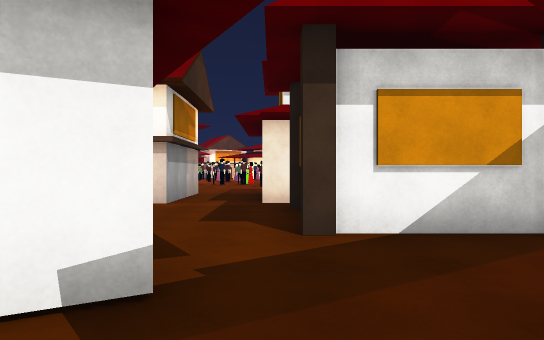
View 1 (above)

24 first-person views from a walk through a Unity game level. The camera is 1.5 m above the floor, looks level and sees 70° across. The floor is counted in squares, 2 m on a side. Each view is taken from the middle of a square. On the plan, view 1 faces up. The plan holds only what a view shows up to about 12 squares ahead; the rest is blank. The place goes on beyond the plan. The player character is not drawn. Surface patterns are stand-ins for the level's own textures.

View 2
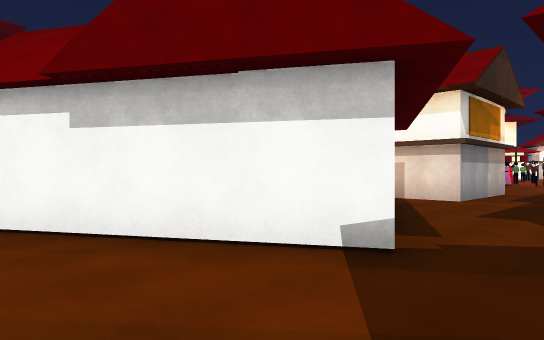

View 3
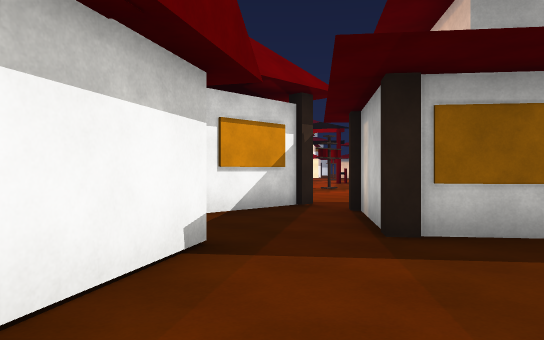

View 4
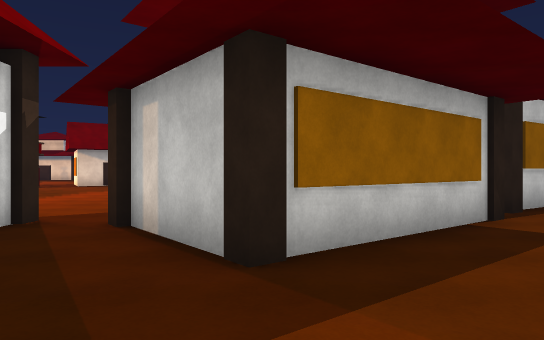

View 5
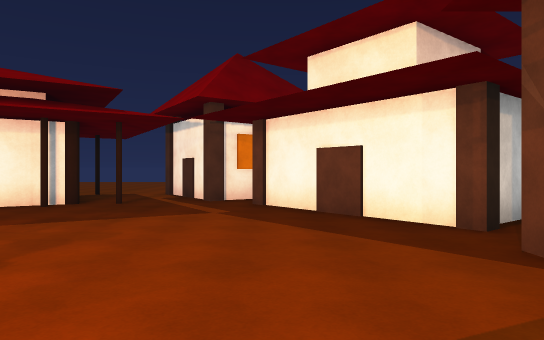

View 6
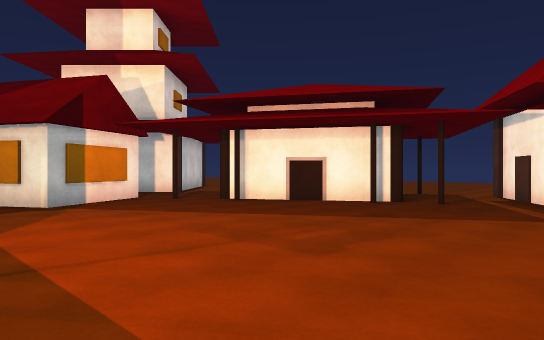

View 7
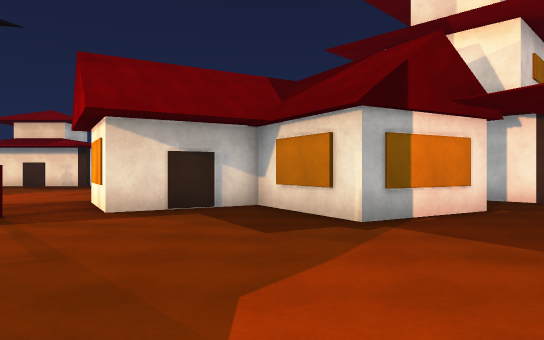

View 8
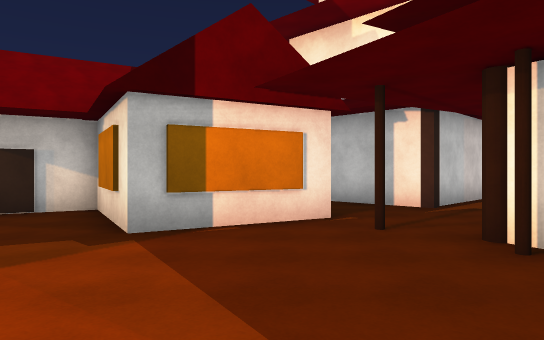

View 9
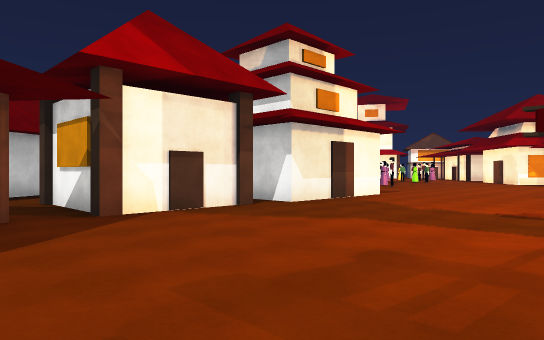

View 10
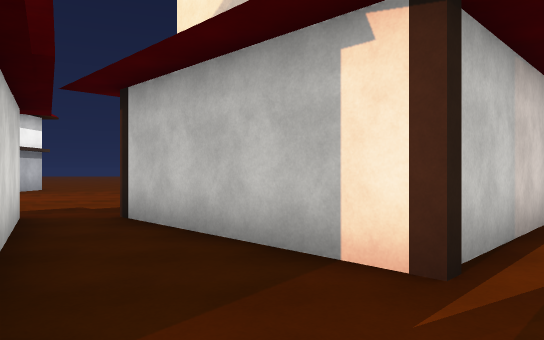

View 11
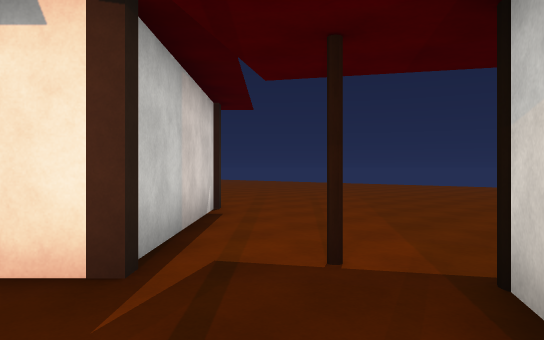

View 12
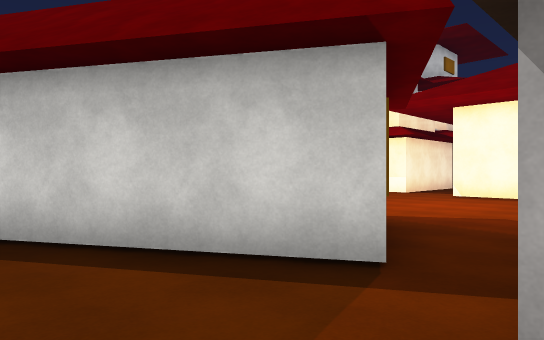

View 13
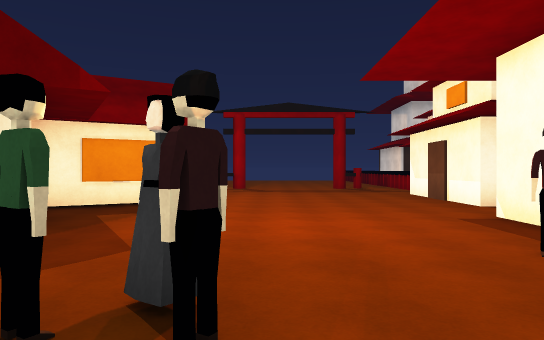

View 14
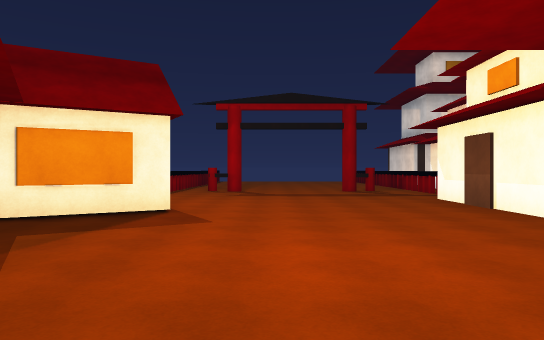

View 15
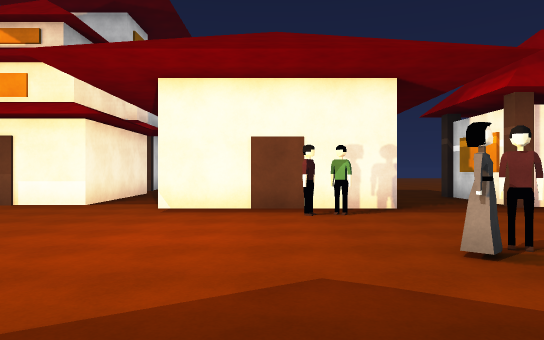

View 16
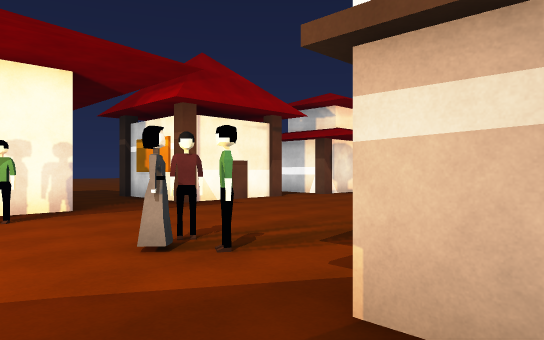

View 17
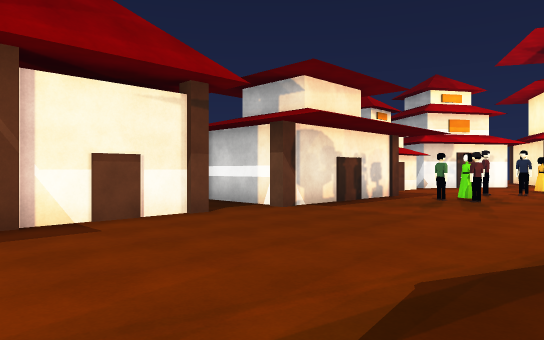

View 18
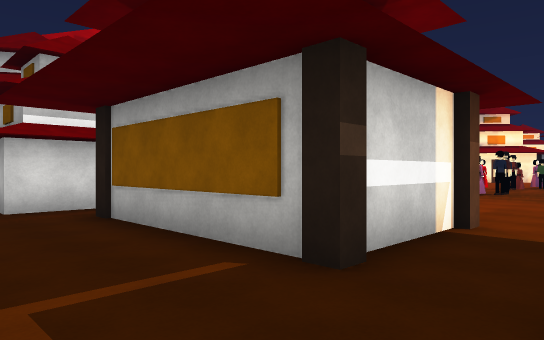

View 19
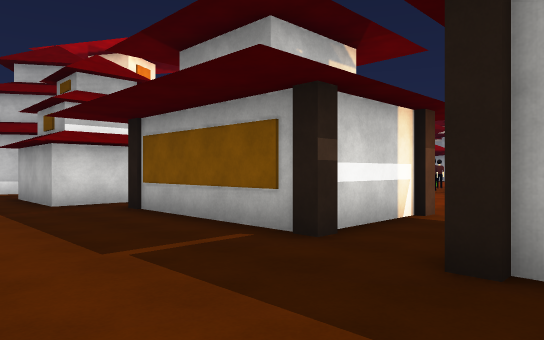

View 20
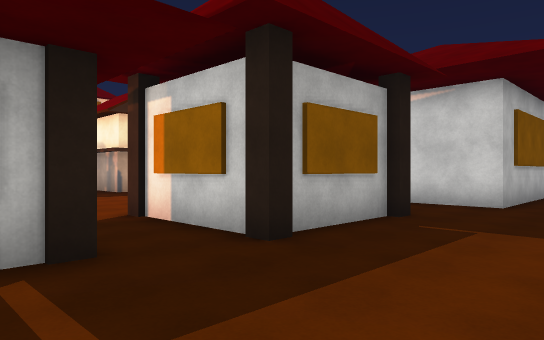

View 21
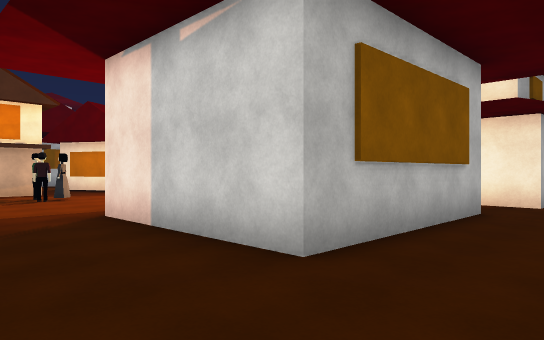

View 22
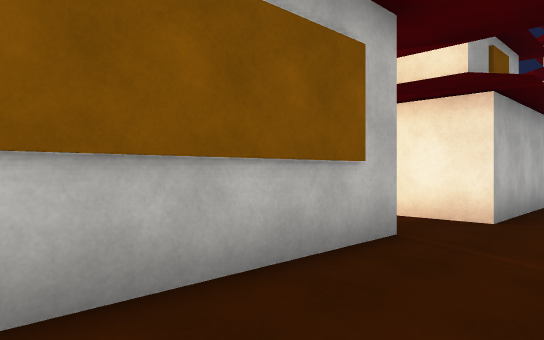

View 23
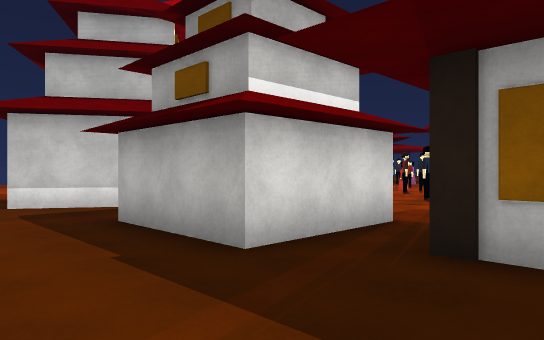

View 24
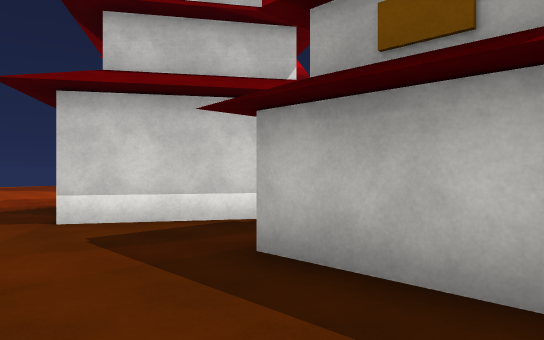

### Floor plan
Key: @ floor where view 1 was taken; # wall or solid block; . floor; H house; O other object.
Columns run from 19 left of view 1 to 24 right of it. Each row starts with its distance up from view 1.
 28  ..HHHH
 27  ....H
 26 ....
 25 ...H     ..
 24  ..HH  ..O.
 23 ...HHH..O..
 22 ...........
 21  ...###.OO.
 20 ....###....
 19  ...###......O.
 18 ....###.......O
 17 ....###........
 16 ............
 15 ...HHHH.....             ..
 14 ...HHHH......           ....          ...
 13  ..HHHH......          .....        .....
 12 ...HHHH.....    H..H  H.....      O.....
 11  ............   H..H HHH....     ....H
 10 .............H  H..HHHH......   ...HH
  9 ...####....O.HHHH..HHHH...... ......HH
  8  .##  #O............  ......O.......HH
  7 ..#   #........H....H H.............HHH   ..
  6 ..##  #......HH H...HHH...........HHHHHHH...
  5  ..#  #.......HHH...HHH...........HHHHH....
  4  ..............HHH.................HH...H
  3  .HHHH........HHHHH...H............H...HH
  2  .HHHH......HHHH HH..HHH..............HHH
  1  .H HH.......HHHH...HHHHH.......##...HHH
  0   H HH.......HH....@.HH HH....#####...HH
 -1   H   .......   ......H H H...#   #....H

Where each view was taken, in squares from view 1:
view 1: 0 up, 0 right, facing up
view 2: 1 down, 1 right, facing up-left
view 3: 1 down, 3 left, facing up-right
view 4: 1 up, 2 left, facing right
view 5: 8 up, 6 right, facing down
view 6: 8 up, 6 right, facing down-right
view 7: 7 up, 9 right, facing right
view 8: 4 up, 10 right, facing right
view 9: 2 up, 10 right, facing up-left
view 10: 2 up, 15 right, facing right
view 11: 2 up, 15 right, facing down-right
view 12: 9 up, 1 left, facing down-left
view 13: 11 up, 9 left, facing down
view 14: 9 up, 9 left, facing down
view 15: 7 up, 5 left, facing left
view 16: 7 up, 5 left, facing up-left
view 17: 11 up, 7 left, facing up-left
view 18: 15 up, 18 left, facing up-right
view 19: 14 up, 19 left, facing up-right
view 20: 18 up, 19 left, facing down-right
view 21: 12 up, 19 left, facing down-right
view 22: 9 up, 19 left, facing down-right
view 23: 20 up, 19 left, facing up-right
view 24: 23 up, 19 left, facing up-right
